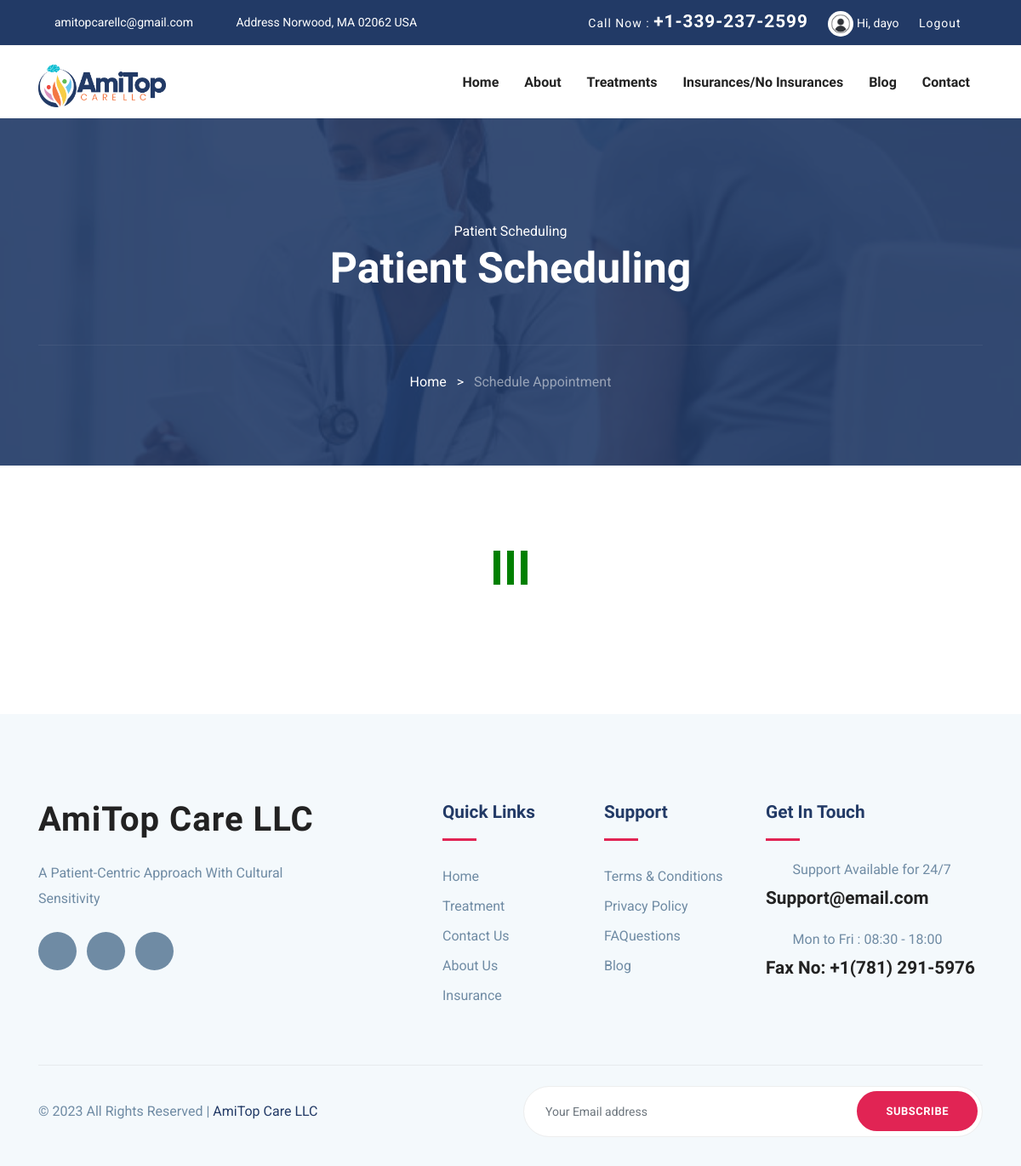
The app's page /booking-page/ (signed in) with its own data.
### auths/models.py (models this page shows, shortened)
class Account(AbstractBaseUser):
	email 					= models.EmailField(verbose_name="email", max_length=60, unique=True)
	username 				= models.CharField(max_length=30, unique=True)
	first_name				= models.CharField(max_length=50, null=True, blank=True)
	middle_name 			= models.CharField(max_length=50, null=True, blank=True)
	last_name				= models.CharField(max_length=50, null=True, blank=True)
	address 				= models.TextField(null=True, blank=True)
	phone_number			= models.CharField(max_length=50, null=True, blank=True)
	fifteen_min_trial		= models.BooleanField(default=False, null=True, blank=True)
	profile_updated			= models.BooleanField(default=False, null=True, blank=True)
	date_joined				= models.DateTimeField(verbose_name='date joined', auto_now_add=True)
	last_login				= models.DateTimeField(verbose_name='last login', auto_now=True)
	is_admin				= models.BooleanField(default=False)
	is_active				= models.BooleanField(default=True)
	is_staff				= models.BooleanField(default=False)
	is_superuser			= models.BooleanField(default=False)
	profile_image			= models.ImageField(max_length=255, upload_to=get_profile_image_filepath, null=True, blank=True, default=get_default_profile_image)
	hide_email				= models.BooleanField(default=True)
	USERNAME_FIELD = 'email'
	REQUIRED_FIELDS = ['username']
	objects = MyAccountManager()

### medic_app/views.py (the view)
# urls.py: path('booking-page/', booking_page, name = 'booking'),
def booking_page(request):
    context = {}
    if request.user.is_authenticated:
        ailment_list = Ailments.objects.all()
        context ["ailment_list"] = ailment_list
    else:
        messages.info(request, "You have to Login to book an appointmnt")
        return redirect("index")
    return render(request, 'view/schedule.html', context)

### medic_app/templates/view/schedule.html (shortened to what this page needs)
{% extends 'base.html' %}
{% load static %}
{% block content %}
<section class="page-title bg-1" style="background-image: url('{% static "images/doctor.jpeg" %}');">
    <div class="container">
      <div class="row">
        <div class="col-md-12">
          <div class="block text-center">
            <span class="text-white">Patient Scheduling</span>
            <h1 class="text-capitalize mb-5 text-lg">Patient Scheduling</h1>
            <ul class="list-inline breadcumb-nav">
              <li class="list-inline-item"><a href="" class="text-white">Home</a></li>
              <li class="list-inline-item"><span class="text-white">></span></li>
              <li class="list-inline-item"><a href="#" class="text-white-50">Schedule Appointment</a></li>
            </ul>
          </div>
        </div>
      </div>
    </div>
  </section>
  <section class="schedule">
    <div class="dots-bars-1"></div>
  </section>
  <br>
  <br>
{% endblock %}

### templates/snippets/header.html (shortened to what this page needs)
{% load static %}
<header>
	<div class="header-top-bar">
		<div class="container">
			<div class="row align-items-center">
				<div class="col-lg-6">
					<ul class="top-bar-info list-inline-item pl-0 mb-0">
						<li class="list-inline-item"><a href="mailto:support@gmail.com"><i class="icofont-support-faq mr-2"></i>amitopcarellc@gmail.com</a></li>
						<li class="list-inline-item"><i class="icofont-location-pin mr-2"></i>Address Norwood, MA 02062 USA </li>
					</ul>
				</div>
				<div class="col-lg-6">
					<div class="text-lg-right top-right-bar mt-2 mt-lg-0">
						<a href="tel:+23-345-67890" >
							<span>Call Now : </span>
							<span class="h4">+1-339-237-2599</span>
						</a>
						{% if request.user.is_authenticated %}
						<span><img src="{{ request.user.profile_image.url }}" alt="" id="avatar-img" srcset=""></span>
						<a>Hi, {{ request.user.username }}</a>
						<a href="{% url 'logout' %}" style="margin-left: 20px;">
							<span>Logout</span>
							<span><i class="icofont-logout"></i></span>
						</a>
						{% else %}
						<a href="{% url 'login' %}" style="margin-left: 20px;">
							<span>Login</span>
							<span><i class="icofont-login"></i></span>
						</a>
						{% endif %}
					</div>
				</div>
			</div>
		</div>
	</div>
	<nav class="navbar navbar-expand-lg navigation" id="navbar">
		<div class="container">
		 	 <a class="navbar-brand" href="/">
			  	<img src="{% static 'images/AMITOP CARE LLC 001 (1).png' %}" alt="" class="img-fluid kk">
			  </a>
		  <div class="collapse navbar-collapse" id="navbarmain">
			<ul class="navbar-nav ml-auto">
			  <li class="nav-item active">
				<a class="nav-link" href="/">Home</a>
			  </li>
			  <li class="nav-item"><a class="nav-link" href="{% url 'about' %}">About</a></li>
              <li class="nav-item"><a class="nav-link" href="{% url 'index' %}#treatment">Treatments</a></li>
				<li class="nav-item"><a class="nav-link" href="{% url 'index' %}#insurance">Insurances/No Insurances</a></li>
				<li class="nav-item"><a class="nav-link" href="{% url 'blog' %}">Blog</a></li>
			   <li class="nav-item"><a class="nav-link" href="{% url 'contact' %}">Contact</a></li>
			</ul>
		  </div>
		</div>
	</nav>
</header>

### static/build/css/demo.css (style rules this page uses)
* { box-sizing: border-box; -moz-box-sizing: border-box; }
body { margin: 20px; font-size: 14px; font-family: "Helvetica Neue",Helvetica,Arial,sans-serif; color: #555; }

### static/css/style.css (style rules this page uses)
html { overflow-x: hidden; }
body { line-height: 1.6; font-family: "Roboto", sans-serif; -webkit-font-smoothing: antialiased; font-size: 16px; color: #6F8BA4; font-weight: 400; }
h1, .h1, h2, .h2, h3, .h3, h4, .h4, h5, .h5, h6, .h6 { font-family: "Exo", sans-serif; font-weight: 700; color: #222; }
h1, .h1 { font-size: 2.5rem; }
h4, .h4 { font-size: 1.3rem; line-height: 30px; }
.schedule { padding-top: 100px; padding-bottom: 100px; }
.text-lg { font-size: 3.75rem; }
a { color: #222; text-decoration: none; transition: all .35s ease; }
.page-title { padding: 120px 0px 70px 0px; position: relative; }
.page-title .block h1 { color: #fff; }
.page-title .breadcumb-nav { margin-top: 60px; padding-top: 30px; border-top: 1px solid rgba(255, 255, 255, 0.06); }
.text-lg { font-size: 50px; }
#navbarmain .nav-link { font-weight: 600; padding: 10px 15px; color: #222; font-family: "Exo", sans-serif; text-transform: capitalize; font-size: 16px; transition: all .25s ease; }
.navbar-brand { margin-top: 10px; }
.header-top-bar { background: #223a66; font-size: 14px; padding: 10px 0px; box-shadow: 0 1px 2px rgba(0, 0, 0, 0.05); color: #fff; }
.top-bar-info li a { color: #fff; margin-right: 20px; }
.top-right-bar a span { color: #fff; letter-spacing: 1px; }
.top-right-bar a i { color: #fff; margin-right: 10px; }
.bg-1 { background: url("../images/bg/22.jpg") no-repeat 50% 50%; background-size: cover; position: relative; }
.kk { height: 50px; }
.active { visibility: visible; }
#avatar-img { height: 30px; width: 30px; border-radius: 50%; margin-left: 20px; }
body { padding: 0; margin: 0; }

### static/css/loading_spinner.css (style rules this page uses)
.dots-bars-1 { width: 40px; height: 40px; --c: linear-gradient(currentColor 0 0); background: var(--c) 0 0, var(--c) 0 100%, var(--c) 50% 0, var(--c) 50% 100%, var(--c) 100% 0, var(--c) 100% 100%; background-size: 8px 50%; background-repeat: no-repeat; animation: db9-0 2s infinite; position: relative; overflow: hidden; display: none; margin-top: 400px; margin: auto; color: green; }
.dots-bars-1:before { content: ""; position: absolute; width: 8px; height: 8px; border-radius: 50%; background: currentColor; top:calc(50% - 4px); left:-8px; animation:inherit; animation-name:db9-1; }

### records on screen
Account: user.profile_image (picture), user.username "dayo"
